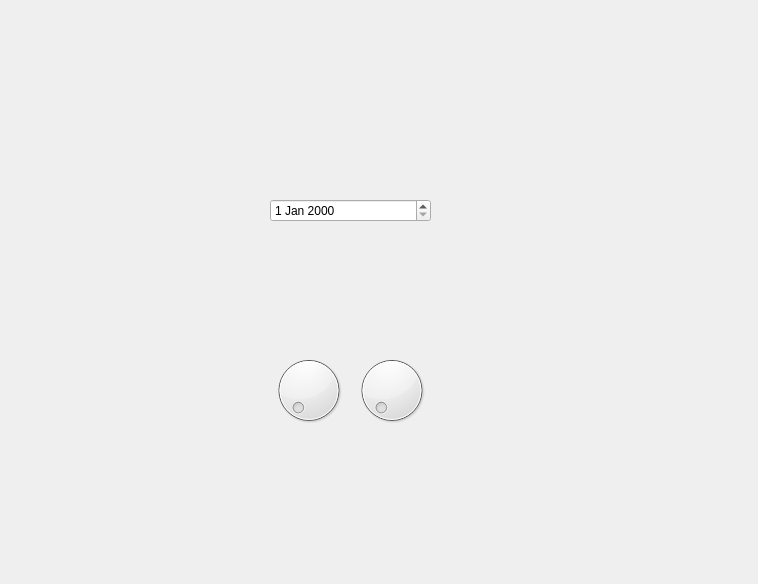
<?xml version="1.0" encoding="UTF-8"?>
<ui version="4.0">
 <class>Dialog</class>
 <widget class="QDialog" name="Dialog">
  <property name="geometry">
   <rect>
    <x>0</x>
    <y>0</y>
    <width>758</width>
    <height>584</height>
   </rect>
  </property>
  <property name="windowTitle">
   <string>Dialog</string>
  </property>
  <widget class="QWidget" name="gridLayoutWidget">
   <property name="geometry">
    <rect>
     <x>270</x>
     <y>350</y>
     <width>160</width>
     <height>80</height>
    </rect>
   </property>
   <layout class="QGridLayout" name="gridLayout">
    <item row="0" column="0">
     <widget class="QDial" name="dial"/>
    </item>
    <item row="0" column="1">
     <widget class="QDial" name="dial_2"/>
    </item>
    <item row="1" column="0">
     <layout class="QVBoxLayout" name="verticalLayout"/>
    </item>
   </layout>
  </widget>
  <widget class="QWidget" name="horizontalLayoutWidget">
   <property name="geometry">
    <rect>
     <x>270</x>
     <y>70</y>
     <width>161</width>
     <height>281</height>
    </rect>
   </property>
   <layout class="QHBoxLayout" name="horizontalLayout">
    <item>
     <widget class="QDateEdit" name="dateEdit"/>
    </item>
   </layout>
  </widget>
 </widget>
 <resources/>
 <connections/>
</ui>
